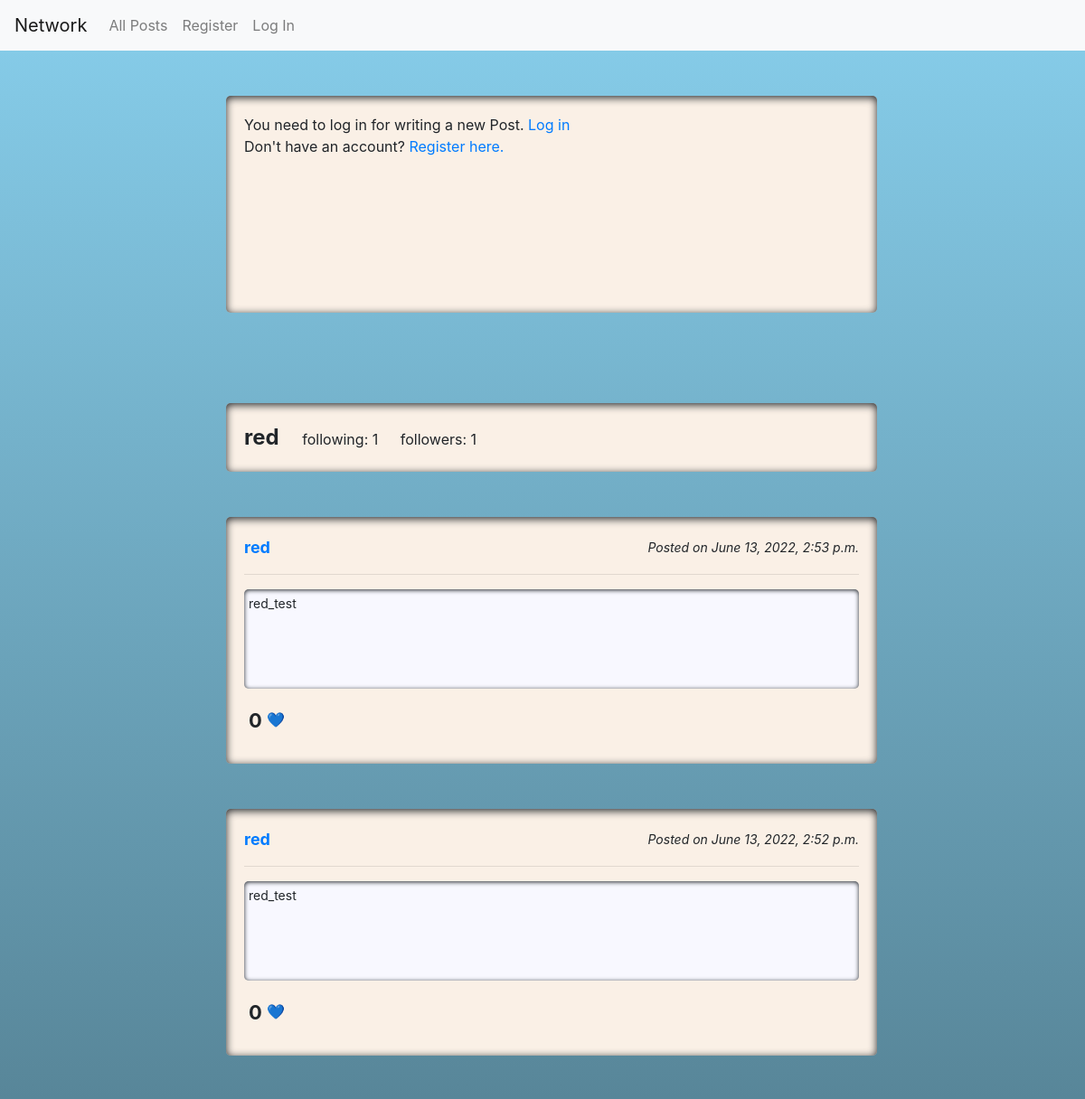
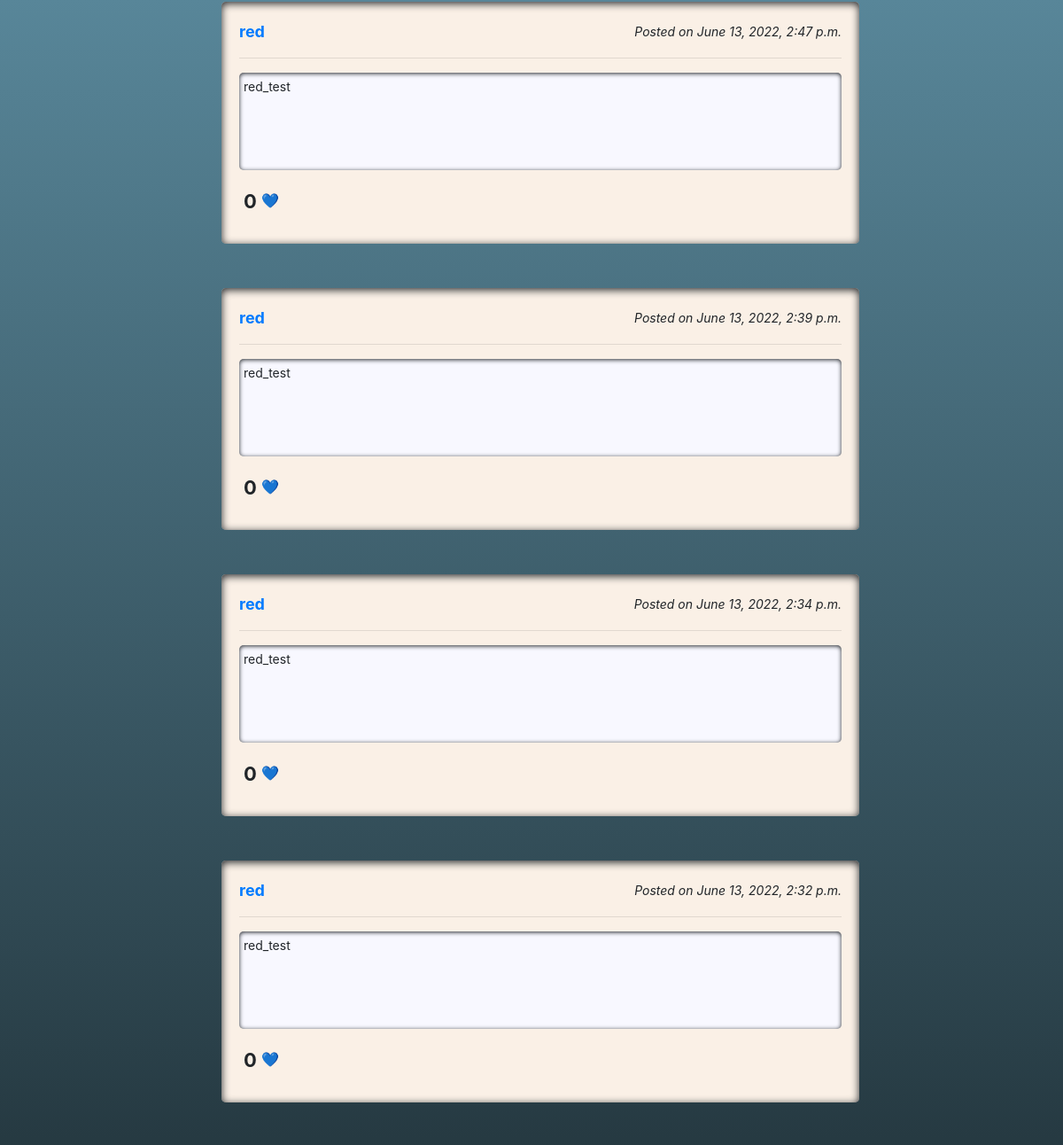
The page /profile/red (upper part) on the database as committed earlier (2 pictures, top to bottom).
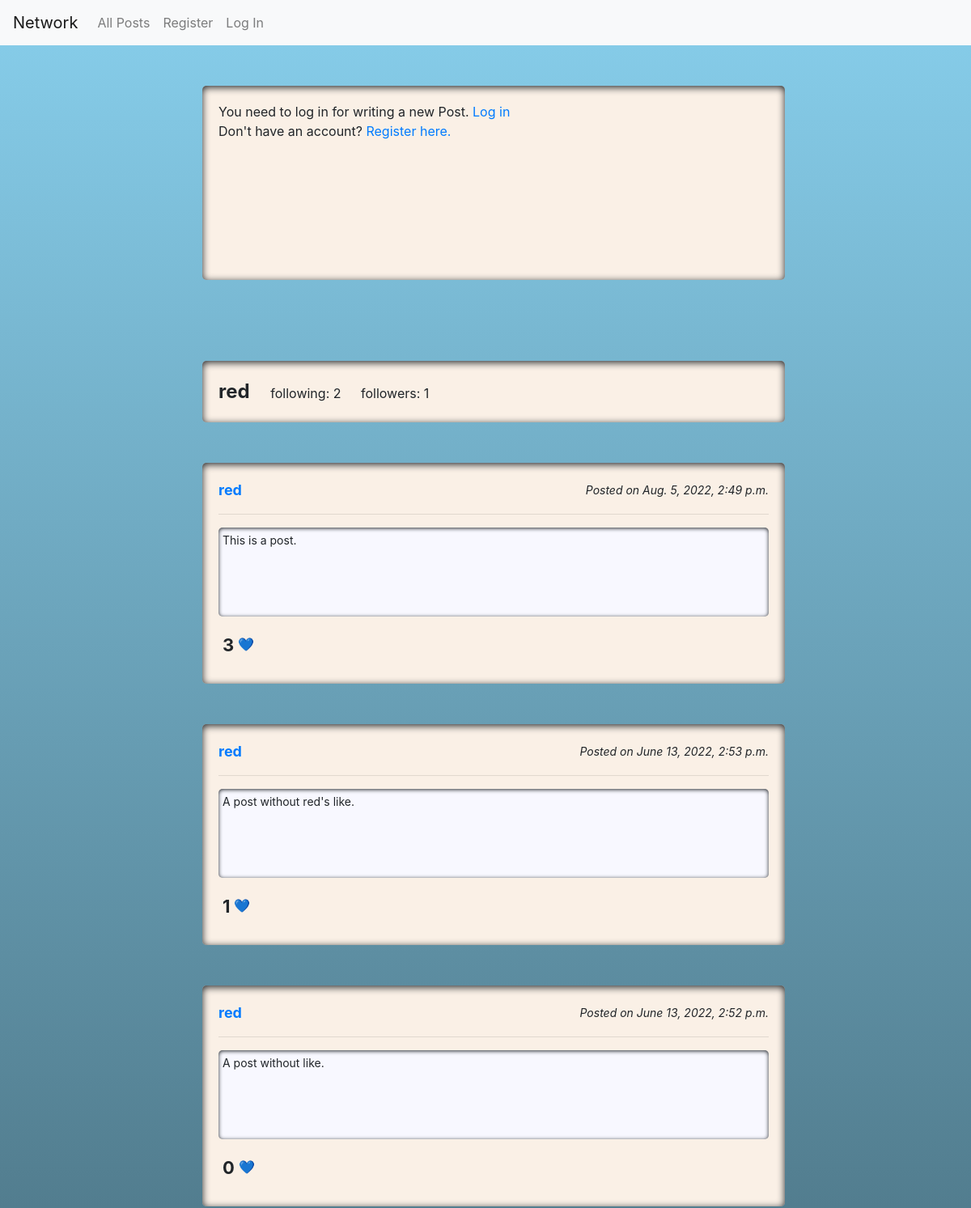
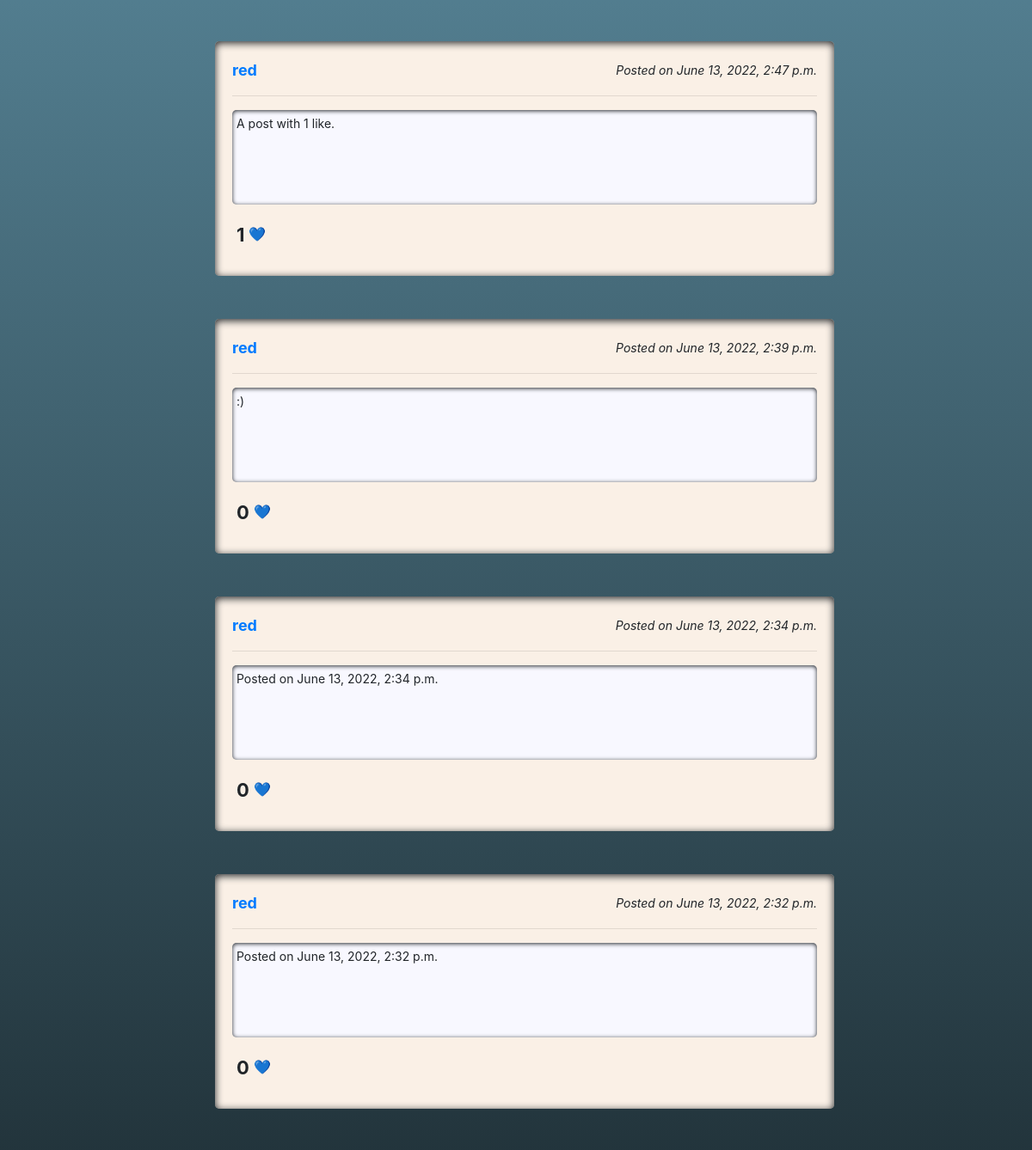
The same page on the database as committed later (2 pictures, top to bottom).
### network/models.py (models this page shows, shortened)
class Profile(models.Model):
    user = models.OneToOneField(User, on_delete=models.CASCADE)
    followers = models.PositiveIntegerField(default=0)
    following = models.ManyToManyField(
        "self",
        blank=True,
        symmetrical=False,
        related_name="followings"
    )
    my_like = models.ManyToManyField(
        Post,
        blank=True,
        symmetrical=False,
        related_name="my_likes"
    )

class Post(models.Model):
    user = models.ForeignKey('User', on_delete=models.CASCADE)
    content = models.CharField(max_length=440)
    posted = models.DateTimeField(auto_now_add=True)
    likes = models.IntegerField(default=0)

class User(AbstractUser):
    pass

### network/views.py (the view, shortened to what this page needs)
# urls.py: path("", views.index, name="index"),
def index(request, profile_info=None):
    current_user = request.user
    form = PostForm()
    if "/following" in request.path:
        if not request.user.is_authenticated:
            return render(request, "network/login.html")
        current_user_isfollowing = current_user.profile.following.all()
        other_users_pks = []
        for profile in current_user_isfollowing:
            other_users_pk = profile.user.id
            other_users_pks.append(other_users_pk)
        all_posts = Post.objects.select_related().filter(user_id__in=other_users_pks).order_by('-posted')
    elif "/profile" in request.path:
        other_user = get_object_or_404(User, username=profile_info)
        following = "Follow"
        if request.user.is_authenticated:
            followings = request.user.profile.following.all()
            for profile in followings:
                following = "Unfollow" if (profile.id == other_user.id) else "Follow"
        all_posts = Post.objects.filter(user=other_user.id).select_related().order_by('-posted')
        profile_info = [Profile.objects.prefetch_related().get(user=other_user.id), following]
    else:
        all_posts = Post.objects.select_related().order_by('-posted')
    all_liked_posts = []
    if request.user.is_authenticated:
        my_likes = request.user.profile.my_like.all()
        for post in my_likes:
            all_liked_posts.append(post.id)
    paginate_posts = Paginator(all_posts, 10, orphans=0, allow_empty_first_page=True)
    page_number = request.GET.get('page')
    page_obj = paginate_posts.get_page(page_number)
    return render(request, "network/index.html" , {
        "form": form,
        "profile": profile_info,
        "liked": all_liked_posts,
        "posts": page_obj
    })

### network/templates/network/index.html (shortened to what this page needs)
{% extends "network/layout.html" %}
{% load static %}
{% block body %}
    <div class="grid">
        <div class="side-bar">
        </div>
        <div class="grid-item">
            <div id="post_container">
                {% if user.is_authenticated %}
                    <form action="{% url 'index' %}" method="post">
                        {% csrf_token %}
                        {{ form }}
                        <input type="submit" value="Post" class="btn btn-primary">
                    </form>
                {% else %}
                    <div>
                        You need to log in for writing a new Post.
                        <a href="{% url 'login' %}">Log in</a><br>
                        Don't have an account? <a href="{% url 'register' %}">Register here.</a>
                    </div>
                {% endif %}
            </div>
            {% if profile %}
                <div id="profile_frame">
                    <span id="profile_name">
                        {{ profile.0.user.username }}
                    </span>
                    <span id="profile_following">
                        following: {{ profile.0.following.count }}
                    </span>
                    <span id="profile_followers">
                        followers: <span id="followers">{{ profile.0.followers }}</span>
                    </span>
                </div>
            {% endif %}
            <div id="posts_frame">
                {% if posts %}
                    {% for post in posts %}
                        <div id="frame_{{post.id}}" class="post_body">
                            <div class="post_header">
                                <div class="post_username">
                                    <a href={% url 'profile' post.user.username %}>{{ post.user.username }}</a>
                                </div>
                                <div id="timestamp_{{post.id}}" class="post_time">
                                    Posted on {{ post.posted }}
                                </div>
                            </div>
                            <hr>
                            <div id="content_{{post.id}}" class="post_content">
                                {{ post.content }}
                            </div>
                            <div class="post_footer">
                                <div id="likes_{{post.id}}" class="post_likes">
                                    <span id="count_{{post.id}}" class="post_like_counter">{{ post.likes }}</span>
                                    {% if post.id in liked %}
                                        <button id="like_{{post.id}}" type="button" name="like" class="btn btn-default">❤️</button>
                                    {% else %}
                                        <button id="like_{{post.id}}" type="button" name="like" class="btn btn-default">💙</button>
                                    {% endif %}
                                </div>
                                <div class="post_editbutton">
                                </div>
                            </div>
                        </div>
                    {% endfor %}
                {% else %}
                    <div class="no_post">No posts.</div>
                {% endif %}
            </div>
        </div>
        <div class="side-bar">
        </div>
    </div>
{% endblock %}

Rows that differ between the two databases and show on the page:
computed for Profile "red": id "1" → "2"
added Post: user.username "red", posted "Aug. 5, 2022, 2:49 p.m.", content "This is a post.", likes "3"
changed Post: content "red_test" → "A post without red's like."; likes "0" → "1"
changed Post: content "red_test" → "A post without like."
changed Post: content "red_test" → "A post with 1 like."; likes "0" → "1"
changed Post "June 13, 2022, 2:39 p.m.": content "red_test" → ":)"
changed Post: content "red_test" → "Posted on June 13, 2022, 2:34 p.m."
changed Post: content "red_test" → "Posted on June 13, 2022, 2:32 p.m."
